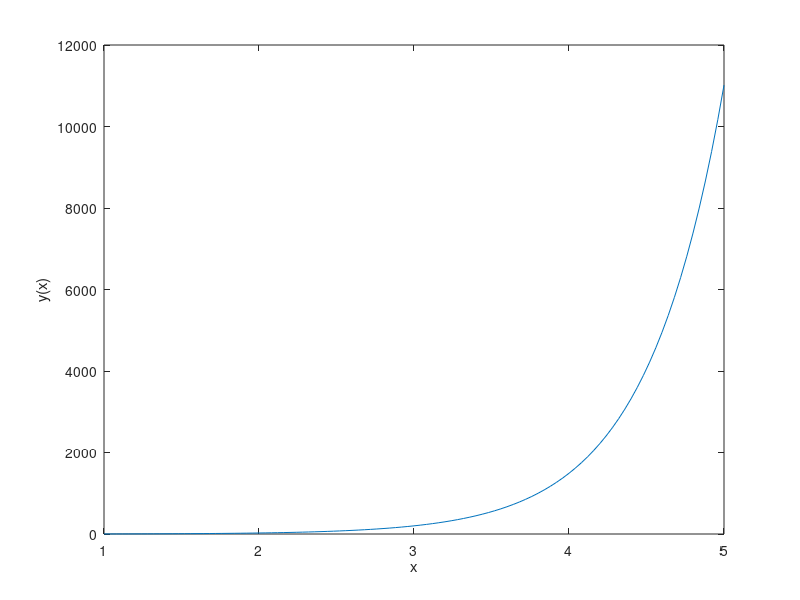

This figure's MATLAB source:
%% *Taylor Differentiation Method Code*
%% Input
clear;clc
n=100;      % numer of iteration
a=1;        %interval start value
b=5;        %interval end value
h=(b-a)/n;   % step size

%% x discretization
x=a:h:b; 
y=zeros(size(x));
%% Intial condition
y(1)=1; 

%% Differential Eq. y'=f(x,y)=e^(2x)+ln(x)
% The loop to solve the DE
fprintf(" n      x        y");
fprintf('%2i %9.5f %9.5f',0, a,y(1));
for i=1:n
    % adding precion with 1st and 2nd derivatif
    f1 = exp(2 * x(i)) + log(x(i)); % function
    f2 = 2 * exp(2 * x(i)) + 1 / x(i); % 1st derivatif
    f3 = 4 * exp(2 * x(i)) - 1 / (x(i)^2); %second derivatif
    y(i+1) = y(i) + h * f1 + ((h^2)/factorial(2)) * f2 + ((h^3)/factorial(3)) * f3; % y_n-1
    fprintf('%2i %9.5f %9.5f\n',i, x(i+1),y(i+1));
end
%% Visualization
figure(1)
plot(x,y)
xlabel('x')
ylabel('y(x)')
